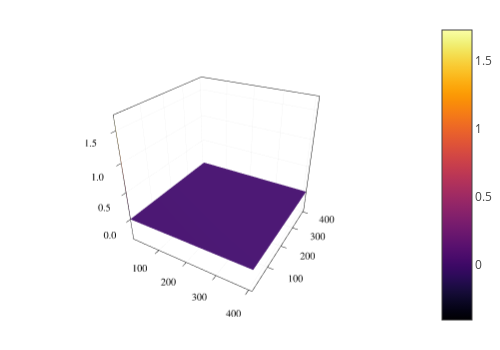

Here is the notebook cell this chart was saved with:
### Code cell
surface(real.(qi[3:end]),real.(qi[3:end]),real.(Vmat[3:length(qi),3:length(qi)]))

### Figure 1 — Plotly figure (JSON) as saved in the notebook; plotly's stock layout.template omitted (floating-point values rounded to 4 significant figures; data arrays with more than 128 entries replaced by an {"elided": "..."} marker saying what was removed)
{"data": [{"colorbar": {"title": ""}, "colorscale": {"elided": "256x2 mixed values"}, "name": "y1", "opacity": null, "scene": "scene", "showlegend": false, "showscale": true, "type": "surface", "x": [0.0001575, 0.0008282, 0.002027, 0.003743, 0.005956, 0.008643, 0.01178, 0.01532, 0.01924, 0.0235, 0.02804, 0.03283, 0.0378, 0.04291, 0.0481, 0.05332, 0.05852, 0.06363, 0.0686, 0.07338, 0.07793, 0.08218, 0.0861, 0.08965, 0.09278, 0.09547, 0.09768, 0.0994, 0.1006, 0.1013, 0.1016, 0.1023, 0.1035, 0.1052, 0.1075, 0.1102, 0.1134, 0.117, 0.121, 0.1254, 0.13, 0.1349, 0.14, 0.1452, 0.1505, 0.1558, 0.1611, 0.1663, 0.1714, 0.1762, 0.1809, 0.1852, 0.1892, 0.1928, 0.196, 0.1987, 0.201, 0.2027, 0.204, 0.2046, 0.2072, 0.2176, 0.2362, 0.2628, 0.2973, 0.3395, 0.3892, 0.4467, 0.512, 0.5857, 0.6686, 0.762, 0.8677, 0.9882, 1.127, 1.289, 1.481, 1.713, 1.999, 2.361, 2.83, 3.46, 4.339, 5.627, 7.631, 11.02, 17.44, 32.04, 78.16, 410.1], "xaxis": "x", "y": [0.0001575, 0.0008282, 0.002027, 0.003743, 0.005956, 0.008643, 0.01178, 0.01532, 0.01924, 0.0235, 0.02804, 0.03283, 0.0378, 0.04291, 0.0481, 0.05332, 0.05852, 0.06363, 0.0686, 0.07338, 0.07793, 0.08218, 0.0861, 0.08965, 0.09278, 0.09547, 0.09768, 0.0994, 0.1006, 0.1013, 0.1016, 0.1023, 0.1035, 0.1052, 0.1075, 0.1102, 0.1134, 0.117, 0.121, 0.1254, 0.13, 0.1349, 0.14, 0.1452, 0.1505, 0.1558, 0.1611, 0.1663, 0.1714, 0.1762, 0.1809, 0.1852, 0.1892, 0.1928, 0.196, 0.1987, 0.201, 0.2027, 0.204, 0.2046, 0.2072, 0.2176, 0.2362, 0.2628, 0.2973, 0.3395, 0.3892, 0.4467, 0.512, 0.5857, 0.6686, 0.762, 0.8677, 0.9882, 1.127, 1.289, 1.481, 1.713, 1.999, 2.361, 2.83, 3.46, 4.339, 5.627, 7.631, 11.02, 17.44, 32.04, 78.16, 410.1], "yaxis": "y", "z": {"elided": "90x90 float values"}, "zaxis": "z", "zmax": 1.727, "zmin": -0.4028}], "layout": {"annotations": [], "height": 350, "legend": {"bgcolor": "rgba(255, 255, 255, 1.000)", "bordercolor": "rgba(0, 0, 0, 1.000)", "borderwidth": 1, "font": {"color": "rgba(0, 0, 0, 1.000)", "family": "sans-serif", "size": 11}, "title": {"font": {"color": "rgba(0, 0, 0, 1.000)", "family": "sans-serif", "size": 15}, "text": ""}, "tracegroupgap": 0, "traceorder": "normal", "x": 1, "xanchor": "auto", "y": 1, "yanchor": "auto"}, "margin": {"b": 20, "l": 0, "r": 0, "t": 20}, "paper_bgcolor": "rgba(255, 255, 255, 1.000)", "plot_bgcolor": "rgba(255, 255, 255, 1.000)", "scene": {"camera": {"eye": {"x": 1.126, "y": -1.95, "z": 1.3}, "projection": "orthographic"}, "domain": {"x": [0.06121, 0.9921], "y": [0.04299, 0.9888]}, "xaxis": {"gridcolor": "rgba(0, 0, 0, 0.100)", "gridwidth": 0.5, "linecolor": "rgba(0, 0, 0, 1.000)", "mirror": true, "range": [0.0001575, 410.1], "showgrid": true, "showline": true, "showticklabels": true, "tickangle": 0, "tickcolor": "rgb(0, 0, 0)", "tickfont": {"color": "rgba(0, 0, 0, 1.000)", "family": "sans-serif", "size": 11}, "tickmode": "array", "ticks": "inside", "ticktext": ["100", "200", "300", "400"], "tickvals": [100, 200, 300, 400], "title": "", "titlefont": {"color": "rgba(0, 0, 0, 1.000)", "family": "sans-serif", "size": 15}, "type": "-", "visible": true, "zeroline": false, "zerolinecolor": "rgba(0, 0, 0, 1.000)"}, "yaxis": {"gridcolor": "rgba(0, 0, 0, 0.100)", "gridwidth": 0.5, "linecolor": "rgba(0, 0, 0, 1.000)", "mirror": true, "range": [0.0001575, 410.1], "showgrid": true, "showline": true, "showticklabels": true, "tickangle": 0, "tickcolor": "rgb(0, 0, 0)", "tickfont": {"color": "rgba(0, 0, 0, 1.000)", "family": "sans-serif", "size": 11}, "tickmode": "array", "ticks": "inside", "ticktext": ["100", "200", "300", "400"], "tickvals": [100, 200, 300, 400], "title": "", "titlefont": {"color": "rgba(0, 0, 0, 1.000)", "family": "sans-serif", "size": 15}, "type": "-", "visible": true, "zeroline": false, "zerolinecolor": "rgba(0, 0, 0, 1.000)"}, "zaxis": {"gridcolor": "rgba(0, 0, 0, 0.100)", "gridwidth": 0.5, "linecolor": "rgba(0, 0, 0, 1.000)", "mirror": true, "range": [-0.4028, 1.727], "showgrid": true, "showline": true, "showticklabels": true, "tickangle": 0, "tickcolor": "rgb(0, 0, 0)", "tickfont": {"color": "rgba(0, 0, 0, 1.000)", "family": "sans-serif", "size": 11}, "tickmode": "array", "ticks": "inside", "ticktext": ["0.0", "0.5", "1.0", "1.5"], "tickvals": [0, 0.5, 1, 1.5], "title": "", "titlefont": {"color": "rgba(0, 0, 0, 1.000)", "family": "sans-serif", "size": 15}, "type": "-", "visible": true, "zeroline": false, "zerolinecolor": "rgba(0, 0, 0, 1.000)"}}, "showlegend": true, "width": 500}}
